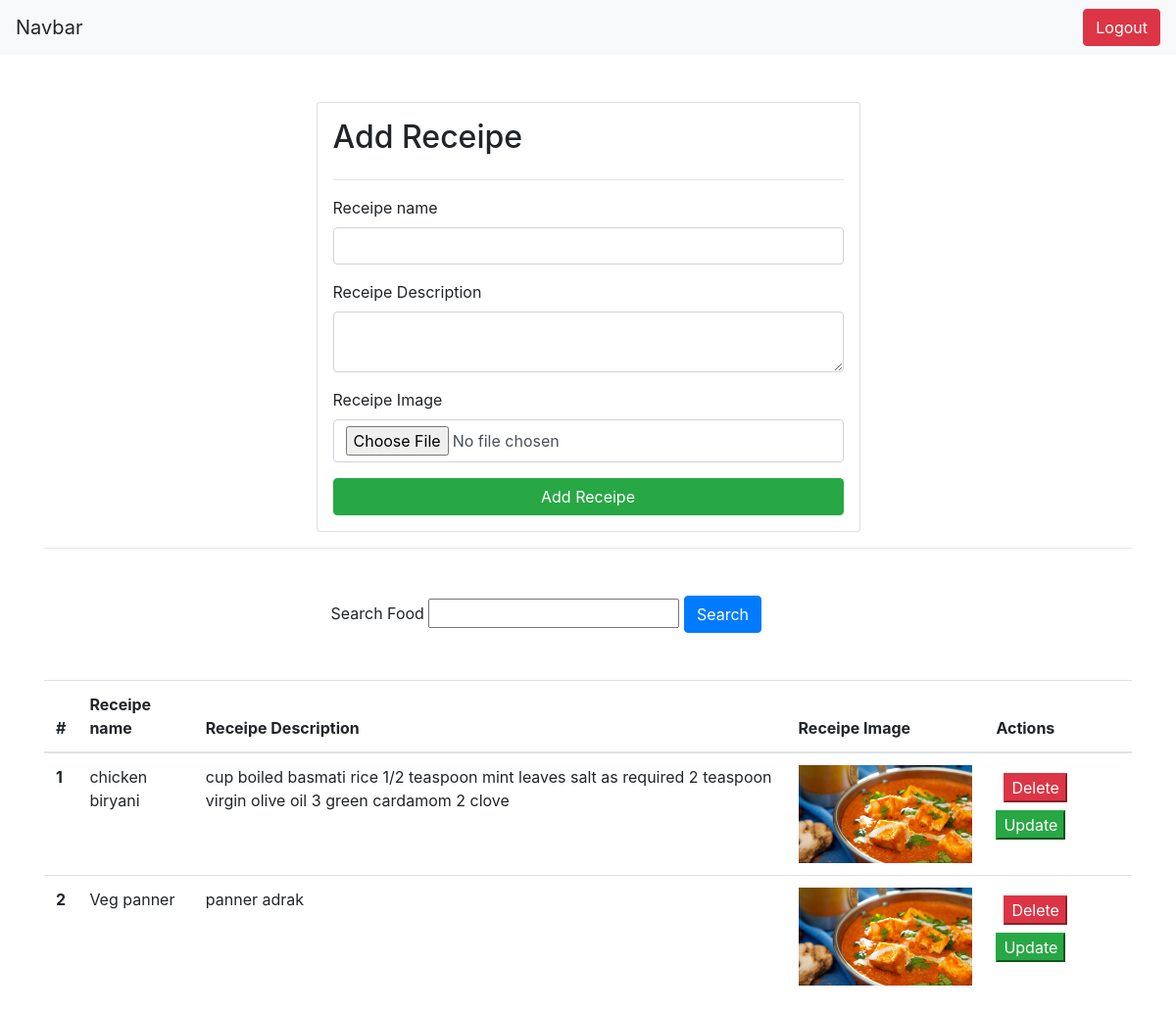
/receipes/ (signed in), run on the app's committed database.
### vege/models.py (models this page shows)
class Receipe(models.Model):
    user = models.ForeignKey(User, on_delete=models.SET_NULL , null = True , blank= True)
    receipe_name = models.CharField(max_length=100)
    receipe_description = models.TextField()
    receipe_image = models.ImageField(upload_to="receipe")
    receipe_view_count = models.IntegerField(default=1)

### vege/views.py (the view, shortened to what this page needs)
# urls.py: path('receipes/', receipes, name="receipes"),
@login_required(login_url="/login/")
def receipes(request):
    queryset = Receipe.objects.all() #to add the receipes to the querytext
    if request.GET.get('search'):
        queryset = queryset.filter(receipe_name__icontains = request.GET.get('search'))
    context = {'receipes' : queryset} #to throw data from the backend to frontend by using of context then print the data to front end , in the html
    return render(request, 'receipes.html',context)

### vege/templates/receipes.html (shortened to what this page needs)
{% extends "base.html" %}
{% block start %}
<div class="container mt-5">
<form class="col-6 mx-auto card p-3 shadow-lg" method="POST" enctype="multipart/form-data" >
    <h2>Add Receipe</h2>
    <hr>
    <div class="form-group">
      <label for="exampleInputEmail1">Receipe name</label>
      <input name= "receipe_name" required type="text" class="form-control">
    </div>
    <div class=" form-group">
      <label for="exampleInputPassword1">Receipe Description</label>
      <textarea class="form-control" required name="receipe_description"></textarea>
    </div>
      <div class="form-group">
        <label for="exampleInputPassword1">Receipe Image</label>
        <input name="receipe_image" type="file" class="form-control">
      </div>
    <button type="submit" class="btn btn-success">Add Receipe</button>
  </form>
<hr>
<form >
<div class="mt-5">
  <div class="mx-auto col-6">
    <div class="mb-3">
      <label for="exampleInputEmail1">Search Food</label>
      <input name= "search" type="text">
      <button type="submit" class="btn btn-primary">Search</button>
    </div>
  </div>
</div>
</form>
<table class="table mt-5">
    <thead>
      <tr>
        <th scope="col">#</th>
        <th scope="col">Receipe name</th>
        <th scope="col">Receipe Description</th>
        <th scope="col">Receipe Image</th>
        <th scope="col">Actions</th>
      </tr>
    </thead>
    <tbody>
        {% for receipe in receipes %}
      <tr>
        <th scope="row">{{forloop.counter}}</th>
        <td>{{receipe.receipe_name}}</td>
        <td>{{receipe.receipe_description}}</td>
        <td>
          <img src="/media/{{receipe.receipe_image}}" style="height: 100px;">
        </td>
        <td>
          <a href="/delete-receipe/{{receipe.id}}">
          <button class="btn-danger m-2">Delete</button>
          </a>
          <a href="/update-receipe/{{receipe.id}}">
            <button class="btn-success">Update</button>
            </a>
        </td>
      </tr>
      {% endfor %}
    </tbody>
  </table>
</div>
{% endblock %}

### home/templates/base.html (shortened to what this page needs)
<!doctype html>
<html lang="en">
  <head>
    <link rel="stylesheet" href="https://cdn.jsdelivr.net/npm/bootstrap@4.0.0/dist/css/bootstrap.min.css">
  </head>
  <body>
    <nav class="navbar navbar-light bg-light justify-content-between bg-danger shadow-lg">
      <a class="navbar-brand">Navbar</a>
      <form class="form-inline">
        {% if request.user.is_authenticated %}
        <a href="/logout/" class="btn btn-danger my-2 my-sm-0" type="submit">Logout</a>
        {% else %}
        <a href="/login/" class="btn btn-danger my-2 my-sm-0" type="submit">Login</a>
        {% endif %}
      </form>
    </nav>
    {% block start %}
    {% endblock %}
  </body>
</html>

### data on the page
Receipe: receipe_name "chicken biryani", receipe_description "cup boiled basmati rice 1/2 teaspoon mint leaves salt as required 2 teaspoon virgin olive oil 3 green cardamom 2 clove", receipe_image (picture)
Receipe: receipe_name "Veg panner", receipe_description "panner adrak", receipe_image (picture)
